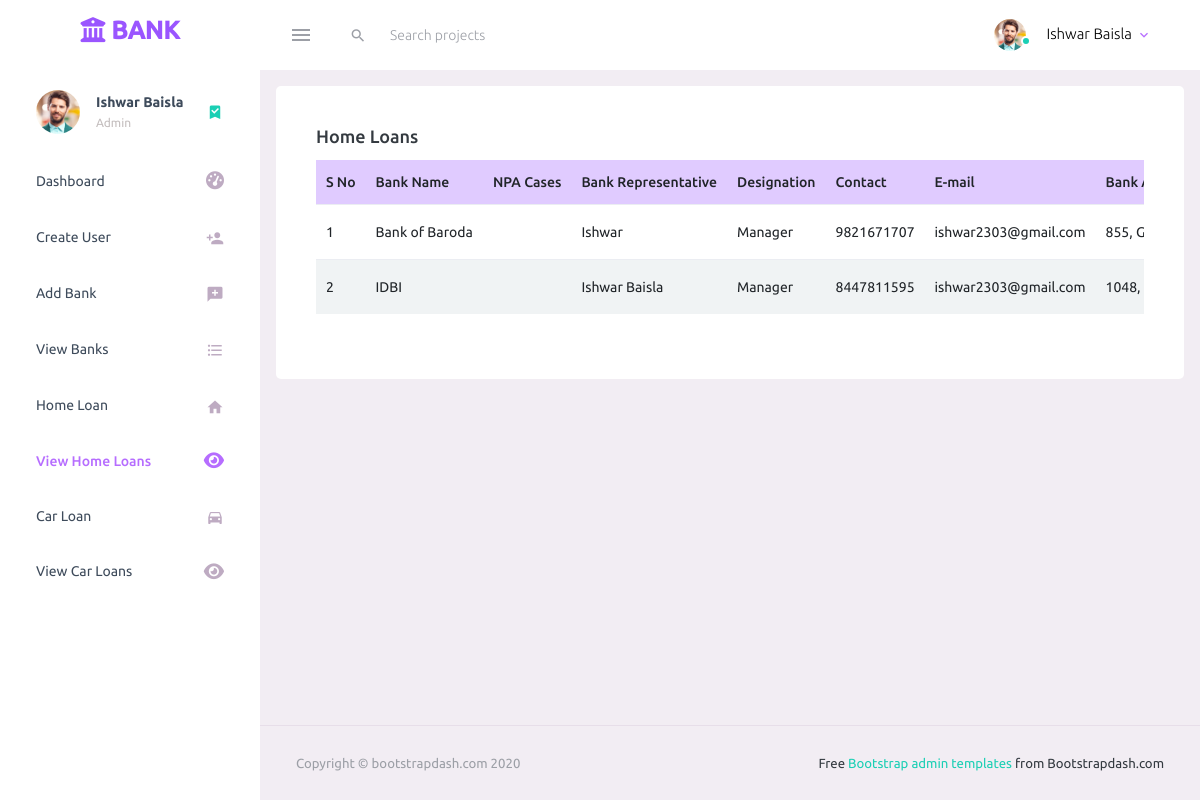
Page /view-home-loans.php (signed in) on the earlier database version.
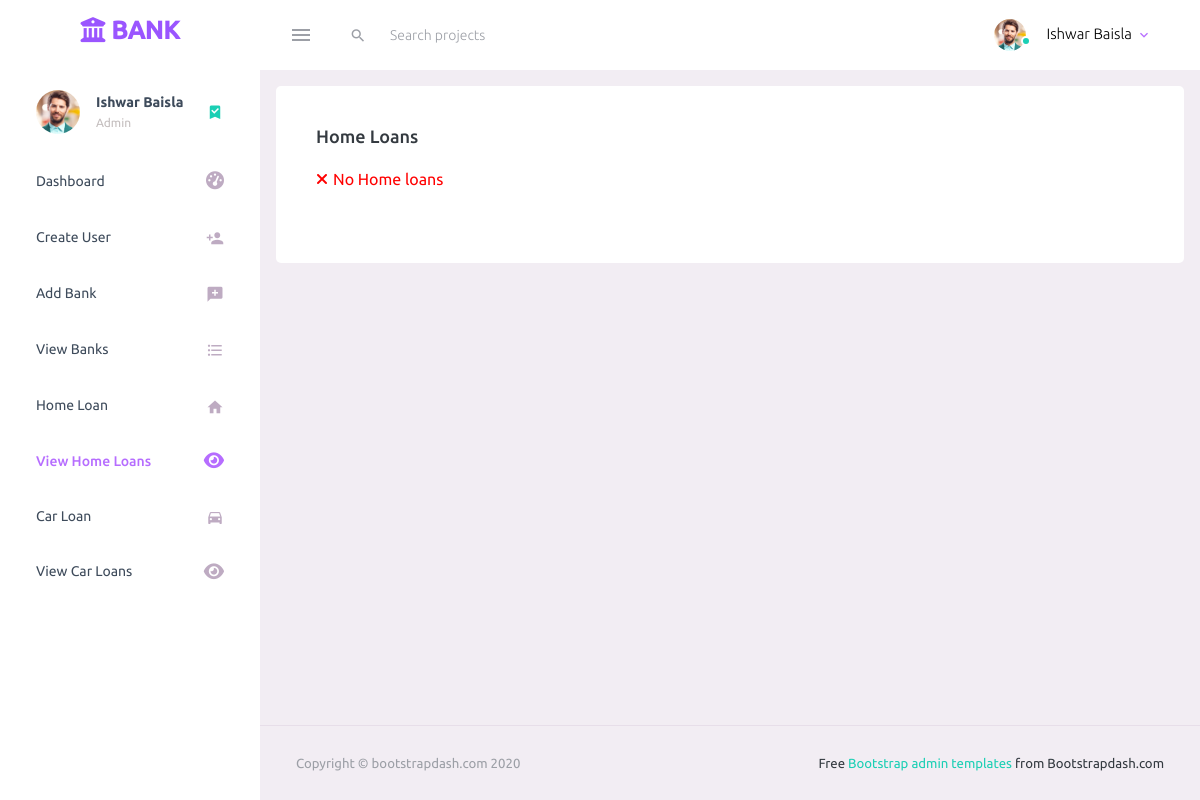
Same page on the later database version.
### tables this page shows
CREATE TABLE `home_loan` (
  `home_loan_cid` int(11) NOT NULL,
  `npa_case` varchar(200) NOT NULL,
  `bank_name` varchar(200) NOT NULL,
  `bank_address` varchar(200) NOT NULL,
  `bank_contact_person_name` varchar(200) NOT NULL,
  `bank_contact_person_number` varchar(200) NOT NULL,
  `bank_contact_person_designation` varchar(200) NOT NULL,
  `bank_contact_person_email` varchar(200) NOT NULL,
  `borrower_name` varchar(200) NOT NULL,
  `amount` varchar(200) NOT NULL,
  `outstanding_on` date NOT NULL,
  `ra_agreement_signed_on` date NOT NULL,
  `ra_agreement_expired_on` date NOT NULL,
  `date_of_notice13_2` date NOT NULL,
  `date_of_notice13_3` date NOT NULL,
  `primary_security` varchar(200) NOT NULL,
  `collateral_security` varchar(200) NOT NULL,
  `total_security` varchar(200) NOT NULL,
  `date_of_symbolic_possession` date NOT NULL,
  `publication_hindi_newspaper_on` date NOT NULL,
  `publication_english_newspaper_on` date NOT NULL,
  `requested_bank_for_documents` date NOT NULL,
  `documents_received_on` date NOT NULL,
  `documents_given_to_advocate_on` date NOT NULL,
  `application_file_dm_cmm_by_advocate_on` date NOT NULL,
  `date_of_hearing` date NOT NULL,
  `compromise` tinyint(4) NOT NULL,
  `date_of_compromise` date NOT NULL,
  `amount_of_compromise` varchar(200) NOT NULL,
  `full_compromise_paid_upto` varchar(200) NOT NULL,
  `ots` tinyint(4) NOT NULL,
  `date_of_ots_accepted` date NOT NULL,
  `amount_of_ots_paid_upto` varchar(200) NOT NULL,
  `compromise_ots_failed` tinyint(4) NOT NULL,
  `property_sold_on` date NOT NULL,
  `property_sold_for` varchar(200) NOT NULL,
  `full_amount_compromise_received_on` date NOT NULL,
  `full_amount_ots_received_on` date NOT NULL,
  `date_of_ra_bill` date NOT NULL,
  `amount_of_ra_bill` varchar(200) NOT NULL,
  `ra_bill_forward_to_bank_on` date NOT NULL,
  `ra_bill_paid_on` varchar(200) NOT NULL,
  `ra_bill_paid_amount` varchar(200) NOT NULL,
  `total_amount_of_expenses_incurred` varchar(200) NOT NULL,
  `income_case_wise_profit_loss` varchar(200) NOT NULL
);

### view-home-loans.php (the view, shortened to what this page needs)
<?php
    require_once('connection.php');
    $db_error = '';
    $sql = "SELECT * FROM home_loan";
    $result = $conn->query($sql);
?>
<!DOCTYPE html>
<html lang="en">
  <head>
    <link rel="stylesheet" href="assets/vendors/mdi/css/materialdesignicons.min.css">
    <link rel="stylesheet" href="assets/vendors/css/vendor.bundle.base.css">
    <link rel="stylesheet" href="assets/css/style.css">
  </head>
  <body>
    <div class="container-scroller">
      <?php require 'includes/dashboard-header.php'; ?>
      <div class="container-fluid page-body-wrapper">
        <?php require 'includes/side-navigation.php'; ?>
        <div class="main-panel">
          <div class="content-wrapper">
            <div class="row">
              <div class="col-lg grid-margin stretch-card">
                <div class="card">
                  <div class="card-body">
                    <h4 class="card-title">Home Loans</h4>
                    <div class="table-container">
                    <?php
                        if(isset($_SESSION['error_msg'])){
                            ?>
                            <div class="error-msg">
                                <i class="fa fa-close"></i>
                                <span>
                                    <?php echo $_SESSION['error_msg']; ?>
                                </span>
                            </div>
                            <?php
                        }
                    ?>
                    <?php if($db_error == ''){ ?>
                        <?php if($result->num_rows > 0){ ?>
                            <table class="table table-hover">
                              <thead>
                                <tr>
                                  <th>S No</th>
                                  <th>Bank Name</th>
                                  <th>NPA Cases</th>
                                  <th>Bank Representative</th>
                                  <th>Designation</th>
                                  <th>Contact</th>
                                  <th>E-mail</th>
                                  <th>Bank Address</th>
                                </tr>
                              </thead>
                            <tbody>
                            <?php
                                $serial_no = 1;
                                while($home_loan = $result->fetch_assoc()){
                                    ?>
                                    <tr>
                                      <td><?php echo $serial_no; ?></td>
                                      <td><?php echo $home_loan['bank_name']; ?></td>
                                      <td><?php echo $home_loan['npa_case']; ?></td>
                                      <td><?php echo $home_loan['bank_contact_person_name']; ?></td>
                                      <td><?php echo $home_loan['bank_contact_person_designation']; ?></td>
                                      <td><?php echo $home_loan['bank_contact_person_number']; ?></td>
                                      <td><?php echo $home_loan['bank_contact_person_email']; ?></td>
                                      <td><?php echo $home_loan['bank_address']; ?></td>
                                    </tr>
                                    <?php
                                    $serial_no += 1;
                                }
                            ?>
                            </tbody>
                            </table>
                        <?php } ?>
                    <?php } ?>
                    </div>
                  </div>
                </div>
              </div>
            </div>
          </div>
          <footer class="footer">
            <div class="container-fluid clearfix">
              <span class="text-muted d-block text-center text-sm-left d-sm-inline-block">Copyright © bootstrapdash.com 2020</span>
              <span class="float-none float-sm-right d-block mt-1 mt-sm-0 text-center"> Free <a href="https://www.bootstrapdash.com/bootstrap-admin-template/" target="_blank">Bootstrap admin templates </a> from Bootstrapdash.com</span>
            </div>
          </footer>
        </div>
      </div>
    </div>
  </body>
</html>

Differences in the rows shown:
removed home_loan: bank_name "Bank of Baroda", bank_contact_person_name "Ishwar", bank_contact_person_designation "Manager", bank_contact_person_number "9821671707", bank_contact_person_email "ishwar2303@gmail.com", bank_address "855,…"
removed home_loan: bank_name "IDBI", bank_contact_person_name "Ishwar Baisla", bank_contact_person_designation "Manager", bank_contact_person_number "8447811595", bank_contact_person_email "ishwar2303@gmail.com", bank_address "1048,…"
Other differences:
$_SESSION['error_msg']: (not shown) → "No Home loans"
text no longer shown: "S No Bank Name NPA Cases Bank Representative Designation Contact E-mail Bank…"
